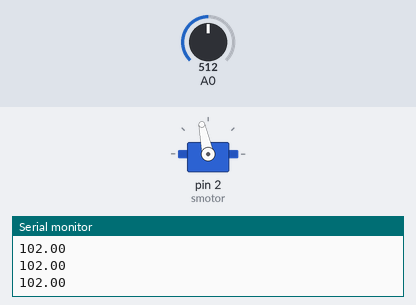
The sketch below on a simulated Arduino Uno, built with avr-gcc and run on an emulated ATmega328P. Shown: servo, the last lines printed to the serial monitor. Inputs (shaded band) come from the test bench; at power-on: A0 = 512.

Above: at 1.2 s.
1.3 s: A0 set to 716
At 2.5 s:
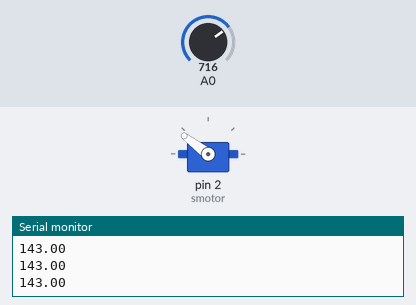
2.8 s: A0 set to 900
At 3.6 s:
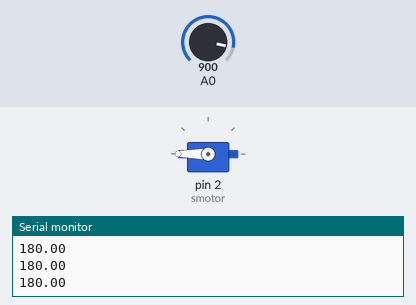
4.3 s: A0 set to 306
At 4.7 s:
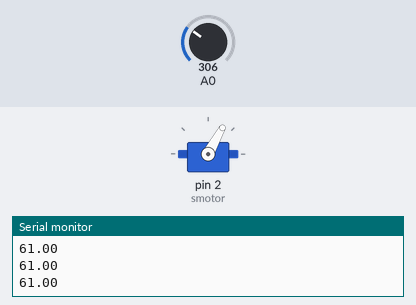
5.8 s: A0 set to 122
At 7.0 s:
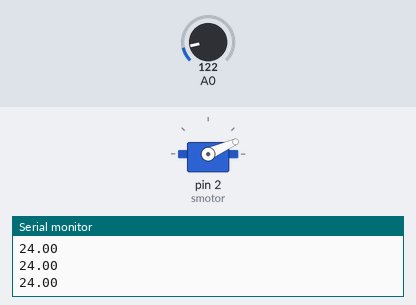
7.3 s: A0 set to 0
At 8.1 s:
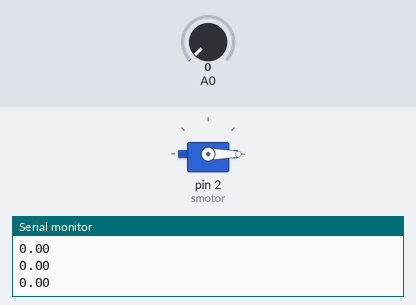
8.8 s: A0 set to 511
At 9.4 s:
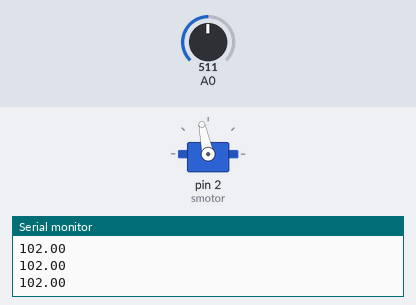
Timing chart, 0 to 11.3 s (numbered marks = the images above; inputs shaded):
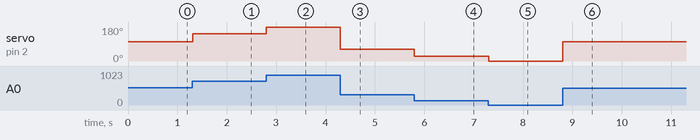

The sketch:

SERVOMOTOR.ino
```cpp
#include <Servo.h>
Servo smotor;
int direnc=0;
float sayi=0;
int pozisyon=0;
void setup() {
  Serial.begin(9600);
  smotor.attach(2);
  smotor.write(0);

}

void loop() {
  direnc=analogRead(A0);
//Serial.println(direnc);
sayi=direnc/5,6888888889;
smotor.write(sayi);
Serial.println(sayi);

}
```

Measured:
- after the input at 1.3 s, servo on pin 2 (smotor): 102° → 143° at once
- after the input at 2.8 s, servo on pin 2 (smotor): 143° → 180° at once
- after the input at 4.3 s, servo on pin 2 (smotor): 180° → 61° at once
- after the input at 5.8 s, servo on pin 2 (smotor): 61° → 24° at once
- after the input at 7.3 s, servo on pin 2 (smotor): 24° → 0° at once
- after the input at 8.8 s, servo on pin 2 (smotor): 0° → 102° at once
